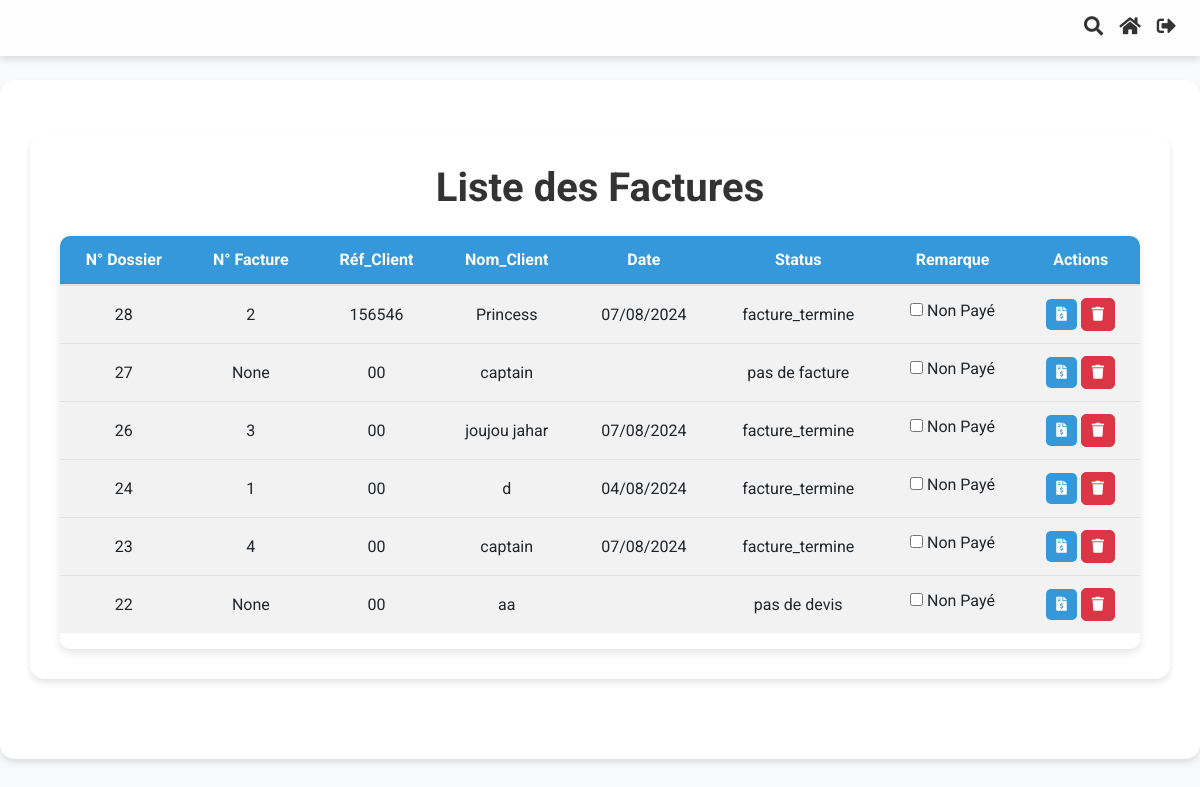
Page /application/factures/ (signed in) on the earlier database version.
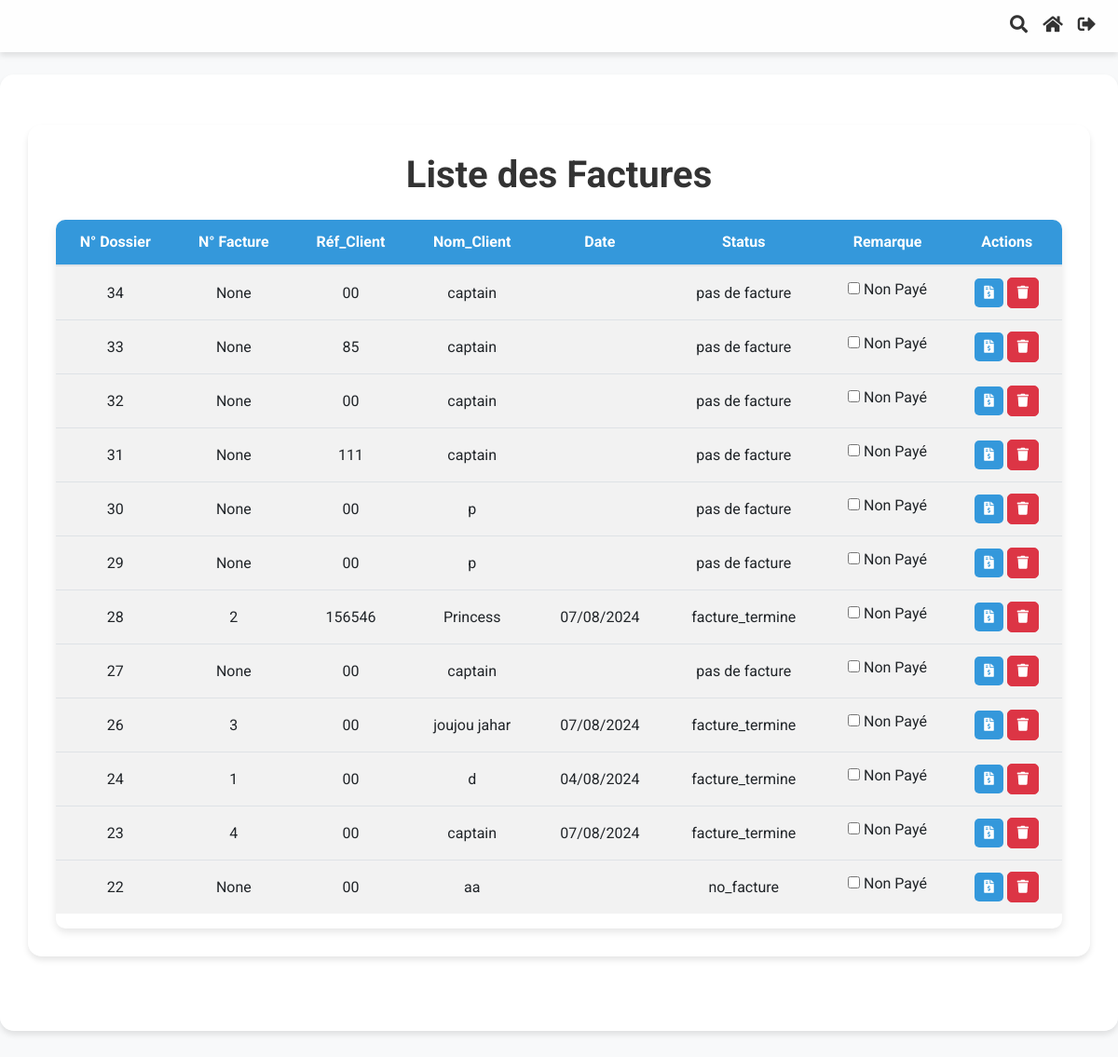
Same page on the later database version.
### Application/models.py (models this page shows, shortened)
class Commande(models.Model):
    order_id = models.AutoField(primary_key=True)
    date_time = models.DateTimeField(auto_now_add=True)
    company_reference_number = models.CharField(max_length=100)
    client_name = models.CharField(max_length=100, default="")
    adresse = models.CharField(max_length=255, blank=True, null=True)
    email = models.EmailField(blank=True, null=True)
    fax = models.CharField(max_length=50, blank=True, null=True)
    ice = models.CharField(max_length=50, blank=True, null=True)
    infographiste = models.CharField(max_length=100, blank=True, null=True)
    order_status = models.CharField(max_length=50, choices=[
        ('draft', 'Draft'),
        ('completed', 'Completed')
    ])
    bc_number = models.CharField(max_length=50, blank=True, null=True)
    date_bc = models.DateField(blank=True, null=True)
    devis_date = models.DateTimeField(blank=True, null=True)
    devis_numero = models.IntegerField(null=True, blank=True)
    facture_date = models.DateTimeField(blank=True, null=True)
    facture_numero = models.IntegerField(null=True, blank=True)
    bl_date = models.DateTimeField(blank=True, null=True)
    bl_numero = models.IntegerField(null=True, blank=True)
    remarque = models.CharField(max_length=50, choices=[
        ('paye', 'Payé'),
        ('non_paye', 'Non Payé')
    ], default='non payé')
    facture_status = models.CharField(max_length=50, choices=[
            ('no_facture', 'Pas de Facture'),
            ('facture_termine', 'Facture Terminée')
        ], default='pas de facture')
    bl_status = models.CharField(max_length=50, choices=[
            ('no_bl', 'Pas de bon_livraison'),
            ('bl_termine', 'bon_livraison Terminé')
        ], default='pas de bon_livraison')
    devis_status = models.CharField(max_length=50, choices=[
            ('no_devis', 'Pas de Devis'),
            ('devis_termine', 'Devis Terminé')
        ], default='pas de devis')

### Application/views.py (the view)
# urls.py: path('factures/', views.liste_factures, name='liste_factures'),
@login_required
@user_passes_test(lambda u: u.groups.filter(name='Directeurs').exists())
def liste_factures(request):
    query = request.GET.get('q')
    if query:
        factures = Commande.objects.filter(
            Q(order_status='completed') & (
                Q(company_reference_number__icontains=query) |
                Q(client_name__icontains=query) |
                Q(facture_numero__icontains=query)
            )
        )
    else:
        factures = Commande.objects.filter(order_status='completed').order_by('-date_time')
    is_assistant = request.user.groups.filter(name='Assistants').exists()
    return render(request, 'Application/liste_factures.html', {'factures': factures, 'is_assistant' : is_assistant})

### Application/templates/Application/liste_factures.html (shortened to what this page needs)
{% extends "base.html" %}
{% load static %}
{% block content %}
<div class="container mt-4">
    <h1 class="text-center mb-4">Liste des Factures</h1>
    <div class="table-responsive custom-table">
        <table class="table table-striped" id="factureTable">
            <thead>
                <tr>
                    <th>N° Dossier</th>
                    <th>N° Facture</th>
                    <th>Réf_Client</th>
                    <th>Nom_Client</th>
                    <th>Date</th>
                    <th>Status</th>
                    <th>Remarque</th>
                    <th>Actions</th>
                </tr>
            </thead>
            <tbody>
                {% for facture in factures %}
                    <tr>
                        <td>{{ facture.order_id }}</td>
                        <td>{{ facture.facture_numero }}</td>
                        <td>{{ facture.company_reference_number }}</td>
                        <td>{{ facture.client_name }}</td>
                        <td>{{ facture.facture_date|date:"d/m/Y" }}</td>
                        <td>{{ facture.facture_status }}</td>
                        <td>
                            <form method="post" action="{% url 'update_facture_status' facture.pk %}">
                                {% if facture.remarque == 'paye' %}
                                    Payé
                                {% else %}
                                    <label>
                                        <input type="checkbox" name="remarque" value="paye" onchange="this.form.submit()">
                                        Non Payé
                                    </label>
                                {% endif %}
                            </form>
                        </td>
                        <td>
                            <a href="{% url 'generer_facture' facture.pk %}" class="btn btn-sm btn-custom">
                                <i class="fas fa-file-invoice-dollar"></i>
                            </a>
                            <button type="button" class="btn btn-sm btn-danger" data-toggle="modal" data-target="#deleteModal{{ facture.pk }}">
                                <i class="fas fa-trash"></i>
                            </button>
                        </td>
                    </tr>
                {% endfor %}
            </tbody>
        </table>
    </div>
</div>
{% endblock %}

Differences in the rows shown:
added Commande: order_id "34", facture_numero "None", company_reference_number "00", client_name "captain", facture_status "pas de facture"
added Commande: order_id "33", facture_numero "None", company_reference_number "85", client_name "captain", facture_status "pas de facture"
added Commande: order_id "32", facture_numero "None", company_reference_number "00", client_name "captain", facture_status "pas de facture"
added Commande: order_id "31", facture_numero "None", company_reference_number "111", client_name "captain", facture_status "pas de facture"
added Commande: order_id "30", facture_numero "None", company_reference_number "00", client_name "p", facture_status "pas de facture"
added Commande: order_id "29", facture_numero "None", company_reference_number "00", client_name "p", facture_status "pas de facture"
changed Commande "aa": facture_status "pas de devis" → "no_facture"
